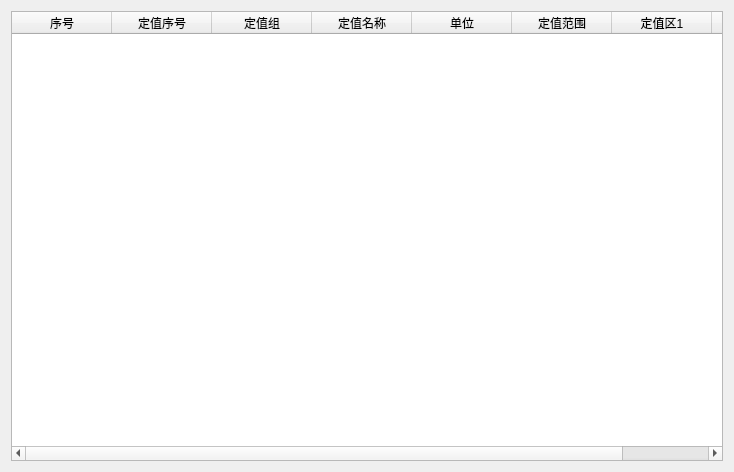
<?xml version="1.0" encoding="UTF-8"?>
<ui version="4.0">
 <class>CProtectDevWgt</class>
 <widget class="QWidget" name="CProtectDevWgt">
  <property name="geometry">
   <rect>
    <x>0</x>
    <y>0</y>
    <width>734</width>
    <height>472</height>
   </rect>
  </property>
  <property name="windowTitle">
   <string>CProtectDevWgt</string>
  </property>
  <layout class="QHBoxLayout" name="horizontalLayout">
   <item>
    <widget class="QTableWidget" name="tableWidget">
     <column>
      <property name="text">
       <string>序号</string>
      </property>
     </column>
     <column>
      <property name="text">
       <string>定值序号</string>
      </property>
     </column>
     <column>
      <property name="text">
       <string>定值组</string>
      </property>
     </column>
     <column>
      <property name="text">
       <string>定值名称</string>
      </property>
     </column>
     <column>
      <property name="text">
       <string>单位</string>
      </property>
     </column>
     <column>
      <property name="text">
       <string>定值范围</string>
      </property>
     </column>
     <column>
      <property name="text">
       <string>定值区1</string>
      </property>
     </column>
     <column>
      <property name="text">
       <string>时间</string>
      </property>
     </column>
    </widget>
   </item>
  </layout>
 </widget>
 <layoutdefault spacing="6" margin="11"/>
 <resources/>
 <connections/>
</ui>
